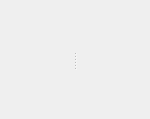
<?xml version="1.0" encoding="UTF-8"?>
<ui version="4.0">
 <class>ProgramList</class>
 <widget class="QWidget" name="ProgramList">
  <property name="geometry">
   <rect>
    <x>0</x>
    <y>0</y>
    <width>150</width>
    <height>119</height>
   </rect>
  </property>
  <property name="windowTitle">
   <string>Form</string>
  </property>
  <layout class="QVBoxLayout" name="verticalLayout">
   <property name="spacing">
    <number>0</number>
   </property>
   <property name="margin">
    <number>0</number>
   </property>
   <item>
    <widget class="QSplitter" name="splitter">
     <property name="sizePolicy">
      <sizepolicy hsizetype="Preferred" vsizetype="Preferred">
       <horstretch>0</horstretch>
       <verstretch>0</verstretch>
      </sizepolicy>
     </property>
     <property name="orientation">
      <enum>Qt::Horizontal</enum>
     </property>
     <widget class="GroupListView" name="listGrps" native="true">
      <property name="acceptDrops">
       <bool>true</bool>
      </property>
     </widget>
     <widget class="ProgListView" name="listProgs" native="true"/>
    </widget>
   </item>
  </layout>
 </widget>
 <customwidgets>
  <customwidget>
   <class>GroupListView</class>
   <extends>QWidget</extends>
   <header>views/grouplistview.h</header>
   <container>1</container>
  </customwidget>
  <customwidget>
   <class>ProgListView</class>
   <extends>QWidget</extends>
   <header>views/proglistview.h</header>
   <container>1</container>
  </customwidget>
 </customwidgets>
 <resources/>
 <connections/>
</ui>
